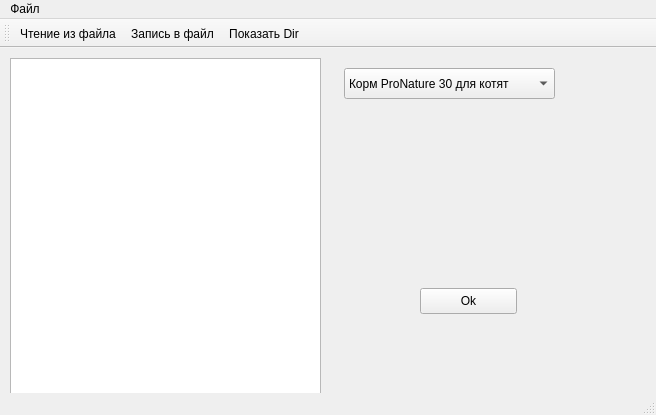
<?xml version="1.0" encoding="UTF-8"?>
<ui version="4.0">
 <class>MainWindow</class>
 <widget class="QMainWindow" name="MainWindow">
  <property name="geometry">
   <rect>
    <x>0</x>
    <y>0</y>
    <width>656</width>
    <height>415</height>
   </rect>
  </property>
  <property name="windowTitle">
   <string>QFile and QDir Demo</string>
  </property>
  <widget class="QWidget" name="centralWidget">
   <widget class="QTextEdit" name="textEdit">
    <property name="geometry">
     <rect>
      <x>10</x>
      <y>10</y>
      <width>311</width>
      <height>341</height>
     </rect>
    </property>
   </widget>
   <widget class="QComboBox" name="comboBox">
    <property name="geometry">
     <rect>
      <x>344</x>
      <y>20</y>
      <width>211</width>
      <height>31</height>
     </rect>
    </property>
    <item>
     <property name="text">
      <string>Корм ProNature 30 для котят</string>
     </property>
    </item>
    <item>
     <property name="text">
      <string>Наполнитель Cats Best 20 л.</string>
     </property>
    </item>
    <item>
     <property name="text">
      <string>Влажный корм Royal Canin</string>
     </property>
    </item>
   </widget>
   <widget class="QPushButton" name="pushButton">
    <property name="geometry">
     <rect>
      <x>420</x>
      <y>240</y>
      <width>97</width>
      <height>26</height>
     </rect>
    </property>
    <property name="text">
     <string>Ok</string>
    </property>
   </widget>
  </widget>
  <widget class="QMenuBar" name="menuBar">
   <property name="geometry">
    <rect>
     <x>0</x>
     <y>0</y>
     <width>656</width>
     <height>23</height>
    </rect>
   </property>
   <widget class="QMenu" name="menu">
    <property name="title">
     <string>Файл</string>
    </property>
    <addaction name="action"/>
   </widget>
   <addaction name="menu"/>
  </widget>
  <widget class="QToolBar" name="mainToolBar">
   <attribute name="toolBarArea">
    <enum>TopToolBarArea</enum>
   </attribute>
   <attribute name="toolBarBreak">
    <bool>false</bool>
   </attribute>
   <addaction name="action_3"/>
   <addaction name="action_2"/>
   <addaction name="action_Dir"/>
  </widget>
  <widget class="QStatusBar" name="statusBar"/>
  <action name="action_2">
   <property name="icon">
    <iconset resource="res.qrc">
     <normaloff>:/images/write.png</normaloff>:/images/write.png</iconset>
   </property>
   <property name="text">
    <string>Запись в файл...</string>
   </property>
  </action>
  <action name="action_Dir">
   <property name="icon">
    <iconset resource="res.qrc">
     <normaloff>:/images/File-explorer-icon.png</normaloff>:/images/File-explorer-icon.png</iconset>
   </property>
   <property name="text">
    <string>Показать Dir...</string>
   </property>
  </action>
  <action name="action_3">
   <property name="icon">
    <iconset resource="res.qrc">
     <normaloff>:/images/read.png</normaloff>:/images/read.png</iconset>
   </property>
   <property name="text">
    <string>Чтение из файла...</string>
   </property>
  </action>
  <action name="action">
   <property name="text">
    <string>&amp;Выход</string>
   </property>
   <property name="shortcut">
    <string>Ctrl+D</string>
   </property>
  </action>
 </widget>
 <layoutdefault spacing="6" margin="11"/>
 <resources>
  <include location="res.qrc"/>
 </resources>
 <connections/>
</ui>
